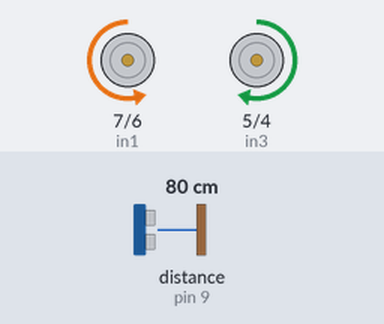
Recording of a sketch running on a simulated Arduino Uno, built with avr-gcc and run on an emulated ATmega328P. Shown: motor-driver pin pairs drawn as motors (green arrow = first pin HIGH = forward, orange = second pin HIGH = backward, longer = more drive, scaled by the enable pin). Wiring (inferred from the names in the program): ultrasonic range finder: trigger pin 12; echo pin 9. Inputs (shaded band) come from the test bench; at power-on: distance to the obstacle (sensor on pin 9) 80 cm. The echo pulse lasts 58.3 µs per cm.

Above: at 1.2 s.
1.3 s: distance to the obstacle (sensor on pin 9) set to 23 cm
2.8 s: distance to the obstacle (sensor on pin 9) set to 20 cm
At 3.2 s:
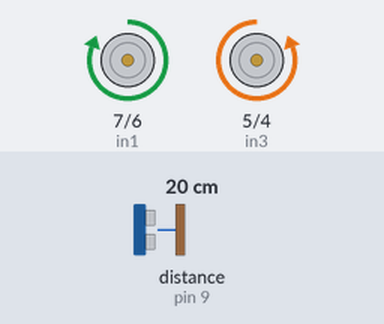
5.8 s: distance to the obstacle (sensor on pin 9) set to 35 cm
At 7.1 s:
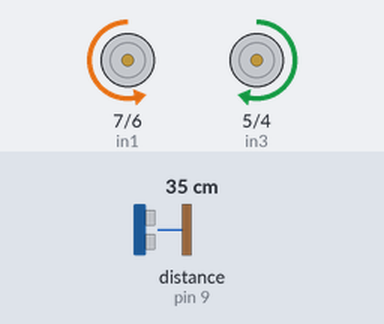
Timing chart, 0 to 8.8 s (numbered marks = the images above; inputs shaded):
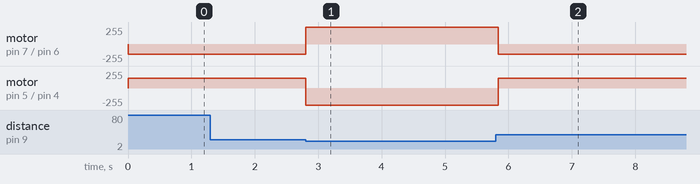

Measured:
- the behaviour switches between 22 and 21 cm on distance to the obstacle (sensor on pin 9) (found by bisection; images 0 and 1)
- after the input at 1.3 s, every drawn part: stays the same
- after the input at 2.8 s, motor on pin 7 (in1) / pin 6 (in2): backward 150/255 → forward 255/255 at once; motor on pin 5 (in3) / pin 4 (in4): forward 150/255 → backward 255/255 at once
- after the input at 5.8 s, motor on pin 7 (in1) / pin 6 (in2): forward 255/255 → backward 150/255 at once; motor on pin 5 (in3) / pin 4 (in4): backward 255/255 → forward 150/255 at once

The sketch:

autonoomv2.ino
```cpp
#include "motor.h"
#include "ultrasone.h"

int leftDistance;
int rightDistance;

unsigned long previousMillis = 0;
const long delays = 3000;
void setup() {
  initMotor(true);
  setUltrasone();
}

void lookFreeSpace(){
   unsigned long currentMillis = millis();
 if (currentMillis - previousMillis >= delays) {
    previousMillis = currentMillis;
 }else
 {
  turnLeft(255);
 }
  motorOff();
  leftDistance = getDistance();

   if (currentMillis - previousMillis >= delays * 2) {
    previousMillis = currentMillis;
 }else{
  turnRight(255);
 }

  motorOff();
  rightDistance = getDistance();
}

void loop() {
int cm = getDistance();
forward(150);

if(cm <= 20){
  lookFreeSpace();
  if(rightDistance <= 20 && leftDistance <= 20){
    backwards(255);
    delay(500);
  } else if(leftDistance > rightDistance){
    if(leftDistance < 20){
      backwards(150);
      delay(300);
      lookFreeSpace();
    } else {
      turnLeft(255);
      delay(750);
      forward(150);
    }
  } else if(leftDistance == rightDistance){
    backwards(255);
    delay (250);
    lookFreeSpace();
  } else if(rightDistance > leftDistance){

  }

}
}
```

motor.cpp
```cpp
#include "motor.h"
#include "Arduino.h"

//pins voor de motor shield:
int enA = 10;
int in1 = 7;
int in2 = 6;
int enB = 11;
int in3 = 5;
int in4 = 4;

void initMotor(bool autonoom){
  if(autonoom == false){
  pinMode(enA, OUTPUT);
  pinMode(enB, OUTPUT);
  pinMode(in1, OUTPUT);
  pinMode(in2, OUTPUT);
  pinMode(in3, OUTPUT);
  pinMode(in4, OUTPUT);
  } else if(autonoom == true){
    in1 = 6;
    in2 = 7;
    in3 = 4;
    in4 = 5;
    pinMode(enA, OUTPUT);
    pinMode(enB, OUTPUT);
    pinMode(in1, OUTPUT);
    pinMode(in2, OUTPUT);
    pinMode(in3, OUTPUT);
    pinMode(in4, OUTPUT);
  }
}

void forward(int motorSpeed){
  digitalWrite(in1, HIGH);
  digitalWrite(in2, LOW);
  digitalWrite(in3, LOW);
  digitalWrite(in4, HIGH);
  analogWrite(enA, motorSpeed);
  analogWrite(enB, motorSpeed);
}

void backwards(int motorSpeed){
  digitalWrite(in1, LOW);
  digitalWrite(in2, HIGH);
  digitalWrite(in3, HIGH);
  digitalWrite(in4, LOW);
  analogWrite(enA, motorSpeed);
  analogWrite(enB, motorSpeed);
}

void turnLeft(int motorSpeed){
  digitalWrite(in1, LOW);
  digitalWrite(in2, LOW);
  digitalWrite(in3, HIGH);
  digitalWrite(in4, LOW);
  analogWrite(enA, motorSpeed);
  analogWrite(enB, motorSpeed);
}

void turnRight(int motorSpeed){
  digitalWrite(in1, LOW);
  digitalWrite(in2, HIGH);
  digitalWrite(in3, LOW);
  digitalWrite(in4, LOW);
  analogWrite(enA, motorSpeed);
  analogWrite(enB, motorSpeed);
}

void motorOff(){
  digitalWrite(in1, LOW);
  digitalWrite(in2, LOW);
  digitalWrite(in3, LOW);
  digitalWrite(in4, LOW);
  analogWrite(enA, 0);
  analogWrite(enB, 0);
}
```

motor.h
```cpp
#include "Arduino.h"

void motorOff();
void initMotor(bool autonoom);
void forward(int motorSpeed);
void backwards(int motorSpeed);
void turnLeft(int motorSpeed);
void turnRight(int motorSpeed);
```

ultrasone.cpp
```cpp
#include "Arduino.h"
#include "ultrasone.h"

// ultrasone sensor
int trig = 12;
int echo = 9;
long lecture_echo;
long cm;

void setUltrasone() {
  pinMode(trig, OUTPUT);
  digitalWrite(trig, LOW);
  pinMode(echo, INPUT);
}

int getDistance() {
  digitalWrite(trig, HIGH);
  delayMicroseconds(10);
  digitalWrite(trig, LOW);
  lecture_echo = pulseIn(echo, HIGH);
  cm = lecture_echo / 58;
  return cm;
}
```

ultrasone.h
```cpp
#include "Arduino.h"

void setUltrasone();
int getDistance();
```
